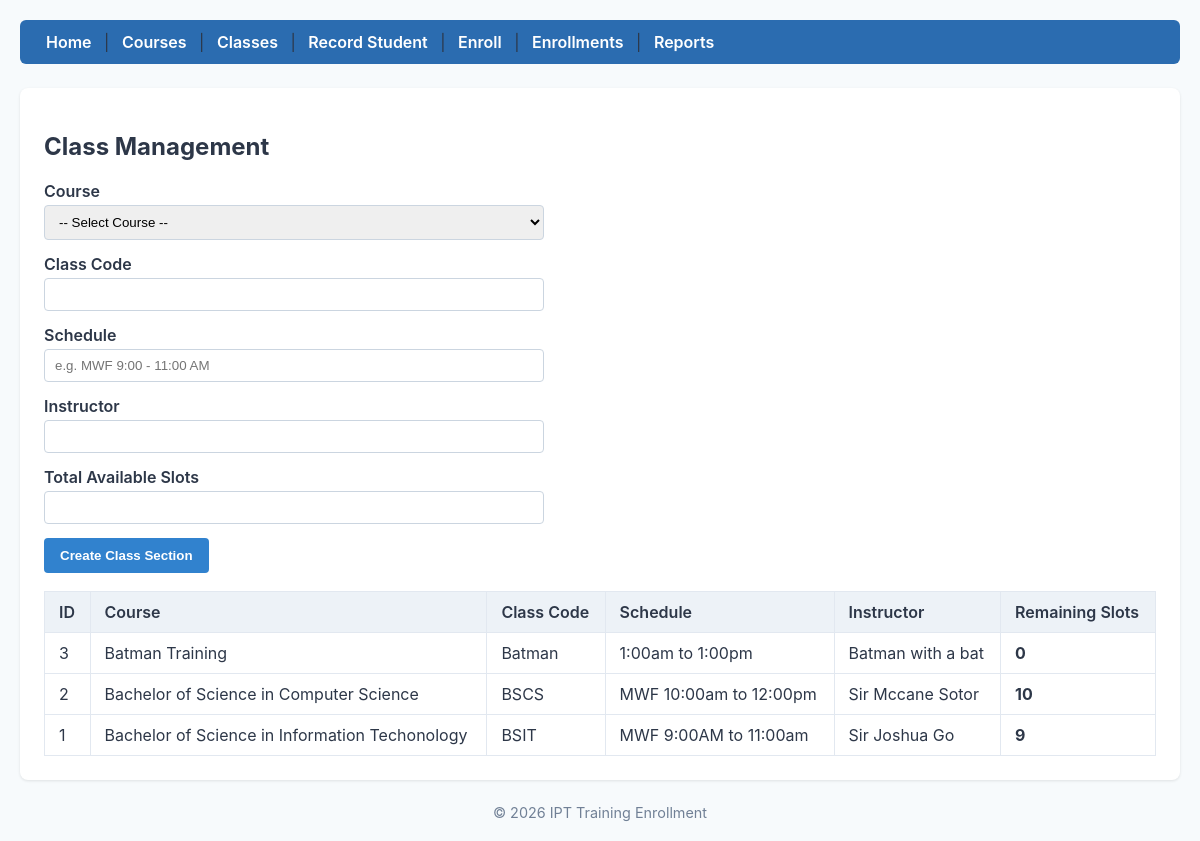
/admin/classes.php, run on the app's committed database.
### tables this page shows
CREATE TABLE `classes` (
  `class_id` int(11) NOT NULL,
  `course_id` int(11) NOT NULL,
  `class_code` varchar(20) NOT NULL,
  `schedule` varchar(100) DEFAULT NULL,
  `instructor` varchar(100) DEFAULT NULL,
  `slots` int(11) NOT NULL DEFAULT 0
);

CREATE TABLE `courses` (
  `course_id` int(11) NOT NULL,
  `course_code` varchar(20) NOT NULL,
  `course_name` varchar(100) NOT NULL,
  `description` text DEFAULT NULL
);

### classes/ClassSection.php (called while the page is built, shortened)
<?php
class ClassSection {
    private $db;
    public function __construct(PDO $db) { $this->db = $db; }
    public function allWithCourse() {
        $sql = "SELECT c.*, co.course_name, co.course_code
                FROM classes c
                JOIN courses co ON c.course_id = co.course_id
                ORDER BY c.class_id DESC";
        return $this->db->query($sql)->fetchAll();
    }
}

### admin/classes.php (the view, shortened to what this page needs)
<?php
require_once __DIR__ . '/../config/db.php';
require_once __DIR__ . '/../classes/ClassSection.php';
require_once __DIR__ . '/../includes/header.php';
$classModel = new ClassSection($db);
$classesList = $classModel->allWithCourse();
?>
<h2>Class Management</h2>
<form method="POST">
    <div class="form-group">
        <label>Course</label>
        <select name="course_id" required>
            <option value="">-- Select Course --</option>
        </select>
    </div>
    <div class="form-group">
        <label>Class Code</label>
        <input type="text" name="class_code" required>
    </div>
    <div class="form-group">
        <label>Schedule</label>
        <input type="text" name="schedule" placeholder="e.g. MWF 9:00 - 11:00 AM" required>
    </div>
    <div class="form-group">
        <label>Instructor</label>
        <input type="text" name="instructor" required>
    </div>
    <div class="form-group">
        <label>Total Available Slots</label>
        <input type="number" name="slots" min="0" required>
    </div>
    <button type="submit">Create Class Section</button>
</form>
<table>
    <thead>
        <tr><th>ID</th><th>Course</th><th>Class Code</th><th>Schedule</th><th>Instructor</th><th>Remaining Slots</th></tr>
    </thead>
    <tbody>
        <?php foreach ($classesList as $cl): ?>
            <tr>
                <td><?php echo $cl['class_id']; ?></td>
                <td><?php echo htmlspecialchars($cl['course_name']); ?></td>
                <td><?php echo htmlspecialchars($cl['class_code']); ?></td>
                <td><?php echo htmlspecialchars($cl['schedule']); ?></td>
                <td><?php echo htmlspecialchars($cl['instructor']); ?></td>
                <td><strong><?php echo $cl['slots']; ?></strong></td>
            </tr>
        <?php endforeach; ?>
    </tbody>
</table>
<?php require_once __DIR__ . '/../includes/footer.php'; ?>

### includes/header.php (shortened to what this page needs)
<?php
$base = (strpos($_SERVER['PHP_SELF'], '/admin/') !== false) ? '../' : './';
?>
<!DOCTYPE html>
<html lang="en">
<head>
    <link rel="stylesheet" href="<?php echo $base; ?>css/style.css">
</head>
<body>
<nav>
    <a href="<?php echo $base; ?>index.php">Home</a> |
    <a href="<?php echo $base; ?>admin/courses.php">Courses</a> |
    <a href="<?php echo $base; ?>admin/classes.php">Classes</a> |
    <a href="<?php echo $base; ?>admin/students.php">Record Student</a> |
    <a href="<?php echo $base; ?>admin/enroll.php">Enroll</a> |
    <a href="<?php echo $base; ?>admin/enrollments.php">Enrollments</a> |
    <a href="<?php echo $base; ?>admin/reports.php">Reports</a>
</nav>
<main>

### includes/footer.php
</main>
<footer>&copy; <?php echo date('Y'); ?> IPT Training Enrollment</footer>
</body>
</html>

### css/style.css (style rules this page uses)
body { font-family: -apple-system, BlinkMacSystemFont, "Segoe UI", Roboto, sans-serif; margin: 0; padding: 20px; color: #2d3748; background-color: #f7fafc; }
nav { background: #2b6cb0; padding: 12px 18px; border-radius: 6px; margin-bottom: 24px; }
nav a { color: #ffffff; text-decoration: none; font-weight: 600; margin: 0 8px; }
main { background: #ffffff; padding: 24px; border-radius: 8px; box-shadow: 0 1px 3px rgba(0,0,0,0.1); }
table { width: 100%; border-collapse: collapse; margin-top: 18px; }
th, td { border: 1px solid #e2e8f0; padding: 10px 14px; text-align: left; }
th { background-color: #edf2f7; font-weight: 600; }
form { margin-top: 16px; max-width: 500px; }
.form-group { margin-bottom: 14px; }
label { display: block; font-weight: 600; margin-bottom: 4px; }
input, select, textarea { width: 100%; padding: 8px 10px; border: 1px solid #cbd5e0; border-radius: 4px; box-sizing: border-box; }
button { background-color: #3182ce; color: white; border: none; padding: 10px 16px; border-radius: 4px; cursor: pointer; font-weight: bold; }
footer { margin-top: 24px; text-align: center; font-size: 0.9em; color: #718096; }

### data on the page
classes: class_id "3", course.course_name "Batman Training", class_code "Batman", schedule "1:00am to 1:00pm", instructor "Batman with a bat", slots "0"
classes: class_id "2", course.course_name "Bachelor of Science in Computer Science", class_code "BSCS", schedule "MWF 10:00am to 12:00pm", instructor "Sir Mccane Sotor", slots "10"
classes: class_id "1", course.course_name "Bachelor of Science in Information Techonology", class_code "BSIT", schedule "MWF 9:00AM to 11:00am", instructor "Sir Joshua Go", slots "9"
